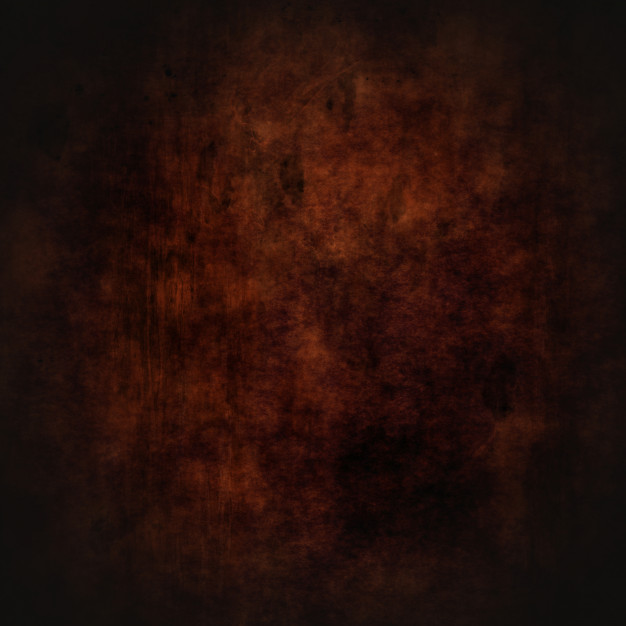
#> input picture images/background.jpg, 626 x 626 px
$ python image_change.py   (older library calls are emulated)
#> lines starting #> are read from the running program, lines starting #| are printed output that depends on the picture
from PIL import Image

img_file = 'background.jpg'
new_size = (5000, 3000)
new_name = "new_{}".format(img_file)

Image.open(img_file).resize(new_size, Image.ANTIALIAS).save(new_name)
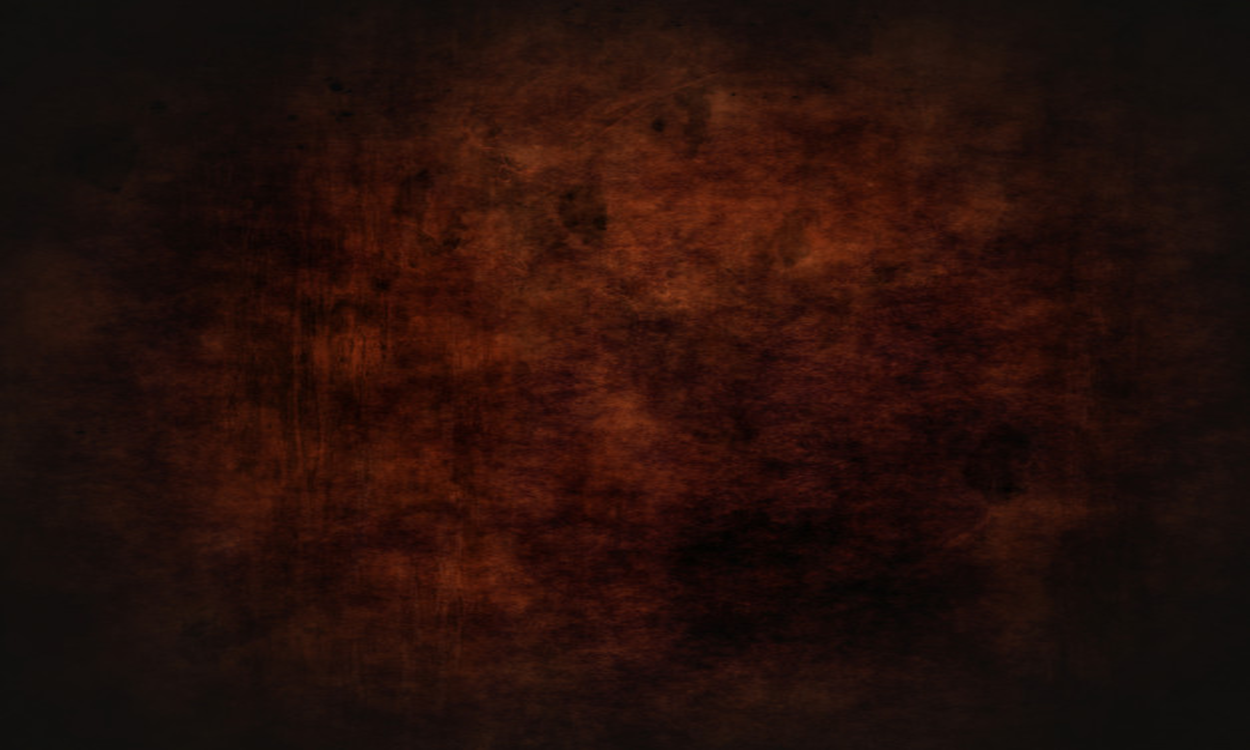
#> saved as new_background.jpg: PIL image 5000x3000 RGB (shown at 1/4 size); mean R, G, B 38.1, 15.6, 10.1
